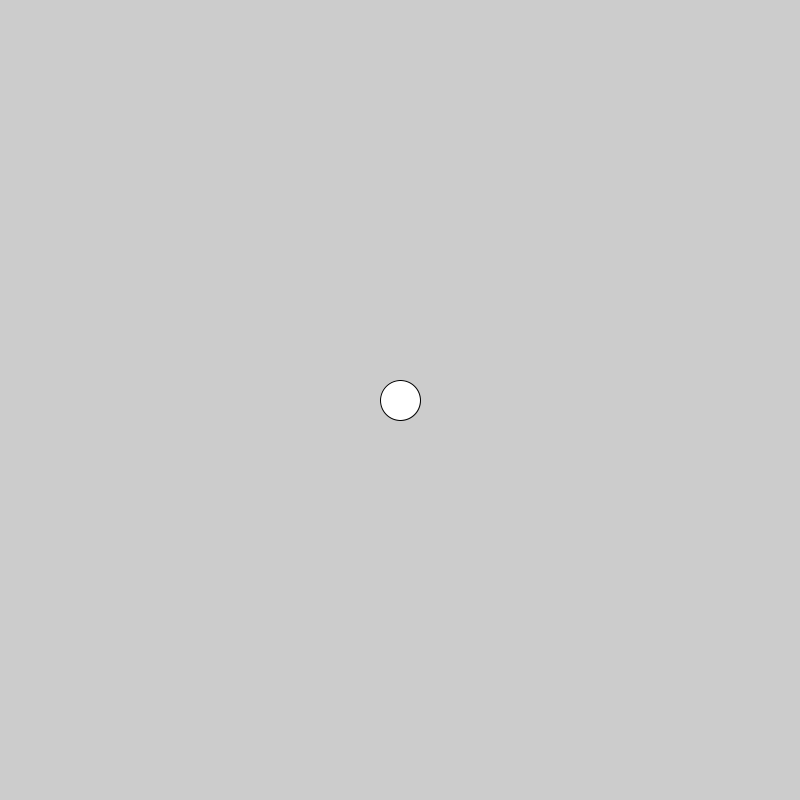
Frame 1 (no input)
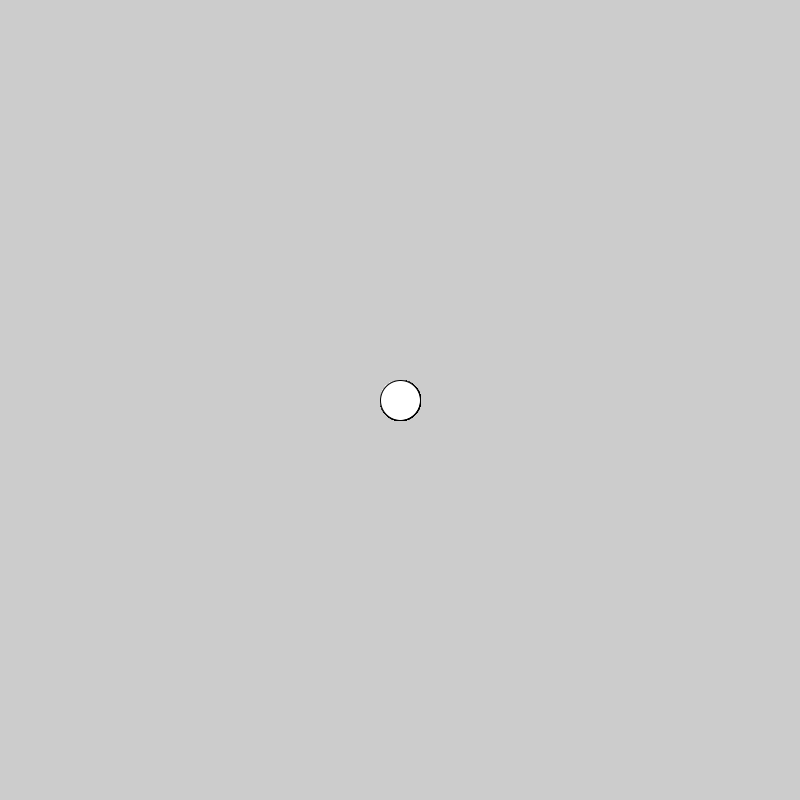
Frame 60 (the mouse pressed at the canvas centre just before this capture)
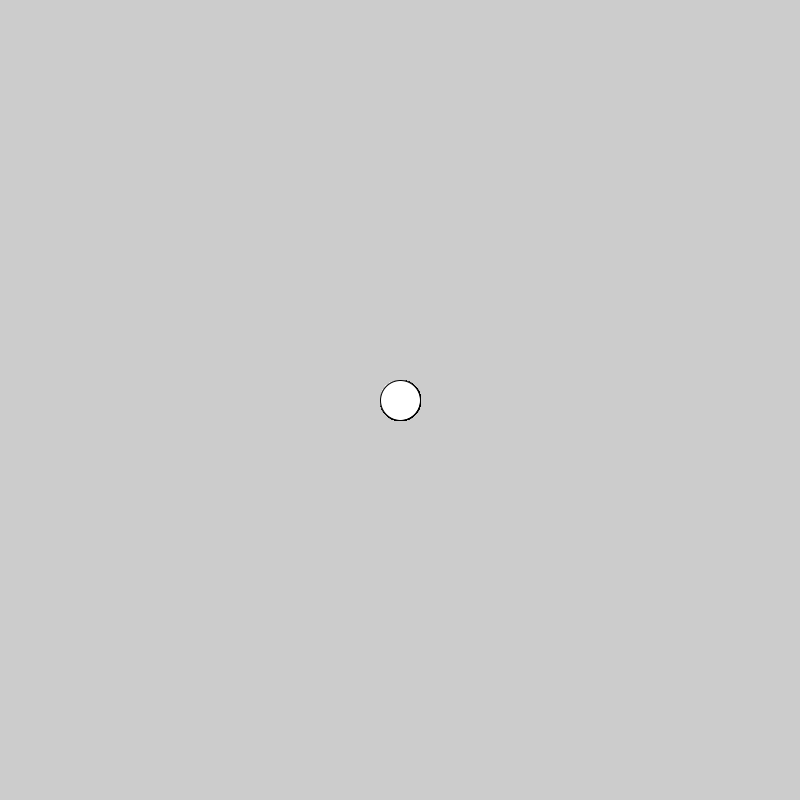
Frame 120 (the mouse held since frame 60 and released just before this capture)

The Processing sketch that drew these frames (run headless with seeded random() and noise(); from frame 60 on, the mouse is pressed at the canvas centre):

// Processing sketch: first
// ── first.pde
void setup(){
  // Intro to the IDE, to the setup and draw function. print something in draw and something in the setup method
  // Intro to the cartesian plane
  size(800, 800);
}

void draw(){
  // rectangle? lines? ellipse? 
  circle(400, 400, 40);
}

//float mvn = 0;

//void setup(){
//  // Intro to the cartesian plane
//  size(800, 800);
//}


//void draw(){
//  // What if I define mvn here? why it is not changing position the ball?
//  // what does it mean define a variable? what daoes it mean assign a value to a variable?

//  mvn += 1.0;
//  // explain the refresh rate, why it is 60 Hertz and why the ball is running out of
//  // the screen
//  // Wathc a daumenkino video https://www.youtube.com/watch?v=od7mwH1OKz4
//  print(mvn);
//  // why it is leaving a trace? explain hwo to clear and why
//  circle(mvn, 400, 40);
// What if I want to draw just one time, and do not have any kind of animation? welcome to noLoop()
//}
